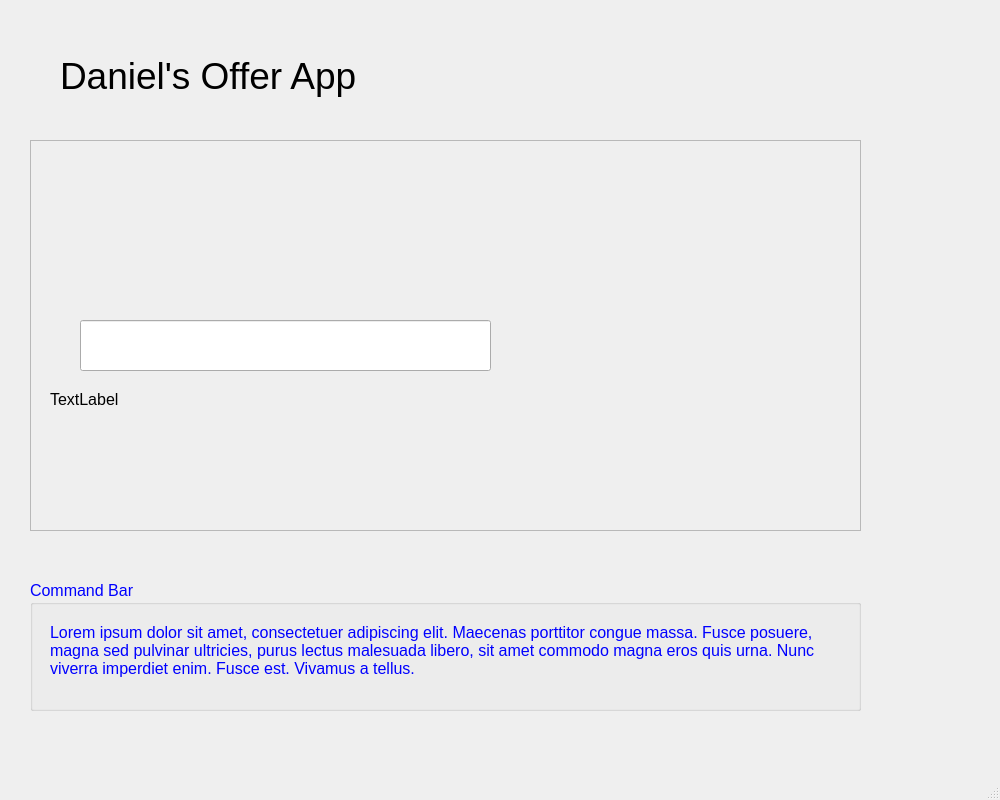
<?xml version="1.0" encoding="UTF-8"?>
<ui version="4.0">
 <class>MainWindow</class>
 <widget class="QMainWindow" name="MainWindow">
  <property name="geometry">
   <rect>
    <x>0</x>
    <y>0</y>
    <width>1000</width>
    <height>800</height>
   </rect>
  </property>
  <property name="windowTitle">
   <string>MainWindow</string>
  </property>
  <widget class="QWidget" name="centralwidget">
   <widget class="QFrame" name="frameDisplay">
    <property name="geometry">
     <rect>
      <x>30</x>
      <y>140</y>
      <width>831</width>
      <height>391</height>
     </rect>
    </property>
    <property name="font">
     <font>
      <pointsize>12</pointsize>
     </font>
    </property>
    <property name="frameShape">
     <enum>QFrame::StyledPanel</enum>
    </property>
    <property name="frameShadow">
     <enum>QFrame::Raised</enum>
    </property>
    <widget class="QLineEdit" name="level1LineEdit">
     <property name="geometry">
      <rect>
       <x>50</x>
       <y>180</y>
       <width>411</width>
       <height>51</height>
      </rect>
     </property>
    </widget>
    <widget class="QLabel" name="dialogue">
     <property name="geometry">
      <rect>
       <x>20</x>
       <y>250</y>
       <width>781</width>
       <height>131</height>
      </rect>
     </property>
     <property name="text">
      <string>TextLabel</string>
     </property>
     <property name="alignment">
      <set>Qt::AlignLeading|Qt::AlignLeft|Qt::AlignTop</set>
     </property>
    </widget>
   </widget>
   <widget class="QGroupBox" name="groupBox">
    <property name="geometry">
     <rect>
      <x>30</x>
      <y>580</y>
      <width>831</width>
      <height>131</height>
     </rect>
    </property>
    <property name="palette">
     <palette>
      <active>
       <colorrole role="WindowText">
        <brush brushstyle="SolidPattern">
         <color alpha="255">
          <red>0</red>
          <green>0</green>
          <blue>255</blue>
         </color>
        </brush>
       </colorrole>
      </active>
      <inactive>
       <colorrole role="WindowText">
        <brush brushstyle="SolidPattern">
         <color alpha="255">
          <red>0</red>
          <green>0</green>
          <blue>255</blue>
         </color>
        </brush>
       </colorrole>
      </inactive>
      <disabled>
       <colorrole role="WindowText">
        <brush brushstyle="SolidPattern">
         <color alpha="255">
          <red>120</red>
          <green>120</green>
          <blue>120</blue>
         </color>
        </brush>
       </colorrole>
      </disabled>
     </palette>
    </property>
    <property name="font">
     <font>
      <pointsize>12</pointsize>
     </font>
    </property>
    <property name="title">
     <string>Command Bar</string>
    </property>
    <widget class="QLabel" name="label">
     <property name="geometry">
      <rect>
       <x>20</x>
       <y>30</y>
       <width>791</width>
       <height>81</height>
      </rect>
     </property>
     <property name="text">
      <string>&lt;html&gt;&lt;head/&gt;&lt;body&gt;&lt;p&gt;Lorem ipsum dolor sit amet, consectetuer adipiscing elit. Maecenas porttitor congue massa. Fusce posuere, magna sed pulvinar ultricies, purus lectus malesuada libero, sit amet commodo magna eros quis urna. Nunc viverra imperdiet enim. Fusce est. Vivamus a tellus. &lt;/p&gt;&lt;/body&gt;&lt;/html&gt;</string>
     </property>
     <property name="wordWrap">
      <bool>true</bool>
     </property>
    </widget>
   </widget>
   <widget class="QLabel" name="titleLabel">
    <property name="geometry">
     <rect>
      <x>60</x>
      <y>40</y>
      <width>361</width>
      <height>71</height>
     </rect>
    </property>
    <property name="font">
     <font>
      <pointsize>28</pointsize>
     </font>
    </property>
    <property name="text">
     <string>Daniel's Offer App</string>
    </property>
   </widget>
  </widget>
  <widget class="QMenuBar" name="menubar">
   <property name="geometry">
    <rect>
     <x>0</x>
     <y>0</y>
     <width>1000</width>
     <height>22</height>
    </rect>
   </property>
  </widget>
  <widget class="QStatusBar" name="statusbar"/>
 </widget>
 <resources/>
 <connections/>
</ui>
